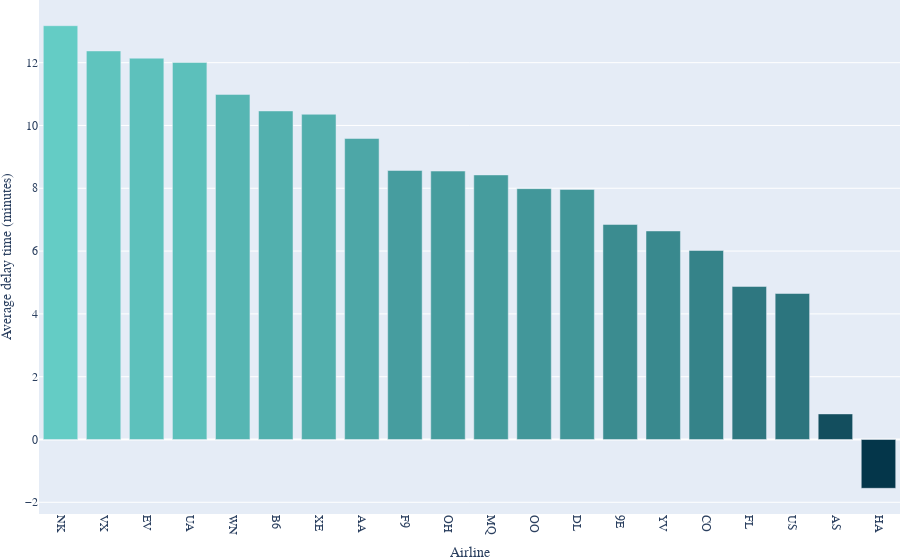

Notebook code for this chart:
### Markdown cell above
## Average time of delay grouped by airline

### Code cell
# group by airline and get the average delay time, sorted by the average delay time
grouped = example.groupby('OP_CARRIER')['DEP_DELAY'].mean().sort_values(ascending=False)

fig = px.bar(grouped, 
             x=grouped.index, 
             y=grouped.values,
             labels={'DEP_DELAY':'Delay time'}, 
             color='DEP_DELAY', 
             color_continuous_scale=["#04364A", "#64CCC5"])
fig.update_coloraxes(showscale=False)
fig.update_layout(
    xaxis_title_text='Airline',
    yaxis_title_text='Average delay time (minutes)',
    font_family="Serif",
    font_size=12,
    xaxis_tickangle=90,
    margin=dict(l=0, r=0, t=0, b=0),

)
fig.show()
fig.write_image("images/average_delay_time_per_airline.pdf")

### Figure 1 — Plotly figure (JSON) as saved in the notebook; plotly's stock layout.template omitted (floating-point values rounded to 4 significant figures)
{"data": [{"alignmentgroup": "True", "hovertemplate": "OP_CARRIER=%{x}<br>y=%{y}<br>Delay time=%{marker.color}<extra></extra>", "legendgroup": "", "marker": {"color": [13.18, 12.37, 12.14, 12.01, 10.99, 10.46, 10.36, 9.586, 8.567, 8.549, 8.425, 7.989, 7.962, 6.848, 6.641, 6.02, 4.874, 4.65, 0.8143, -1.555], "coloraxis": "coloraxis", "pattern": {"shape": ""}}, "name": "", "offsetgroup": "", "orientation": "v", "showlegend": false, "textposition": "auto", "type": "bar", "x": ["NK", "VX", "EV", "UA", "WN", "B6", "XE", "AA", "F9", "OH", "MQ", "OO", "DL", "9E", "YV", "CO", "FL", "US", "AS", "HA"], "xaxis": "x", "y": [13.18, 12.37, 12.14, 12.01, 10.99, 10.46, 10.36, 9.586, 8.567, 8.549, 8.425, 7.989, 7.962, 6.848, 6.641, 6.02, 4.874, 4.65, 0.8143, -1.555], "yaxis": "y"}], "layout": {"barmode": "relative", "coloraxis": {"colorbar": {"title": {"text": "Delay time"}}, "colorscale": [[0, "#04364A"], [1, "#64CCC5"]], "showscale": false}, "font": {"family": "Serif", "size": 12}, "legend": {"tracegroupgap": 0}, "margin": {"b": 0, "l": 0, "r": 0, "t": 0}, "xaxis": {"anchor": "y", "domain": [0, 1], "tickangle": 90, "title": {"text": "Airline"}}, "yaxis": {"anchor": "x", "domain": [0, 1], "title": {"text": "Average delay time (minutes)"}}}}
